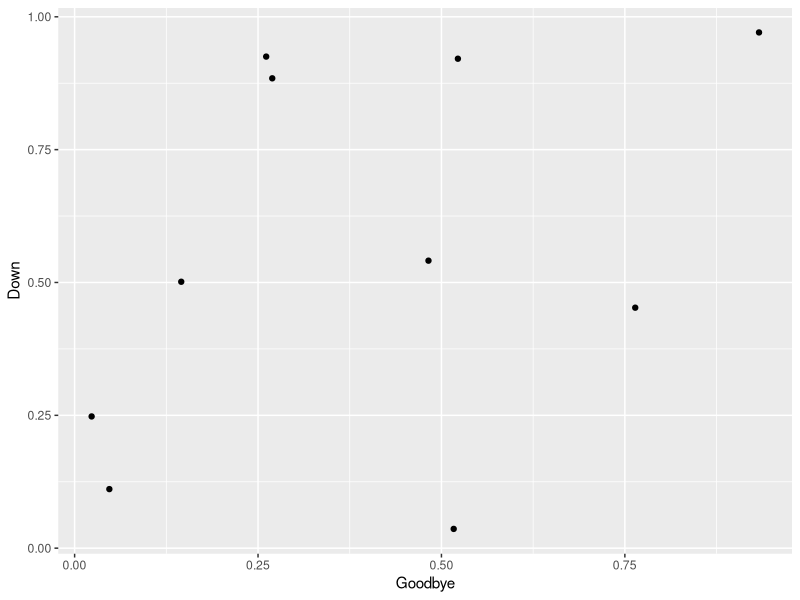

Reproduce this figure in R.
##----
##
##  Test File: Sample_Graph.R
##
##----

#' This file makes a sample graph.
#' It's point is to demonstrate how to save a file to GitHub and track changes.

library(ggplot2)

# Some points:
x <- data.frame(a=runif(10),
                b=runif(10))

# Some graph:
ggplot(x, aes(a,b)) +
  geom_point() +
  xlab("Goodbye") +
  ylab("Down")
